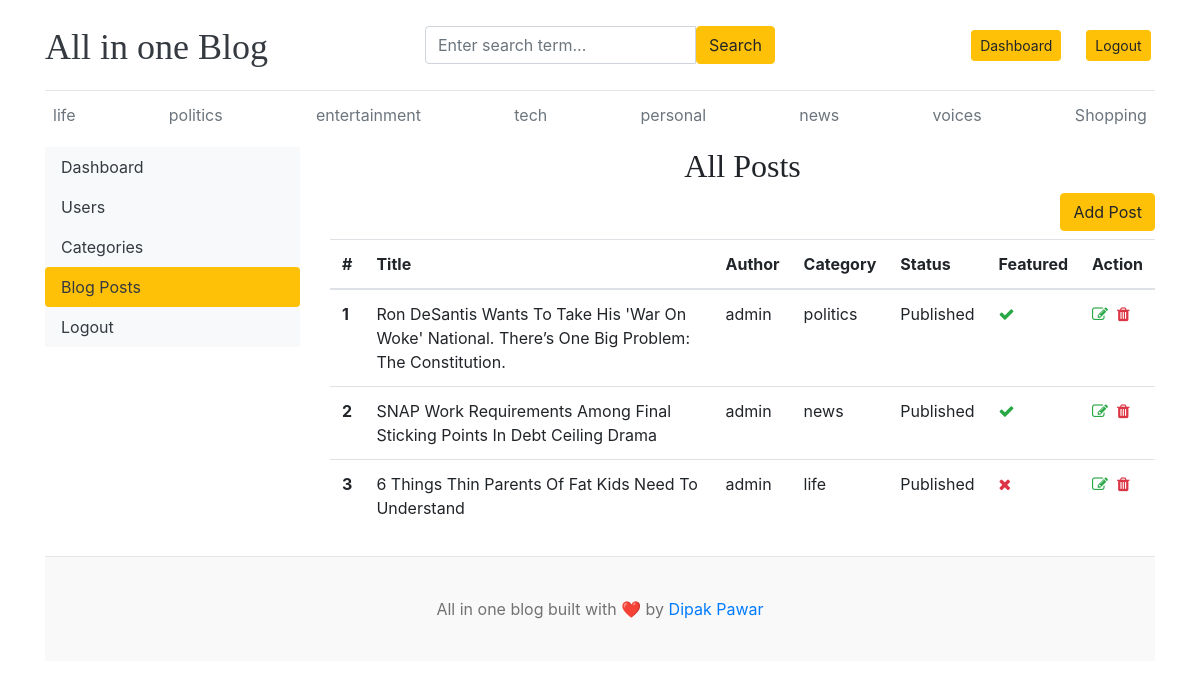
Before: /dashboard/posts (signed in) with the older database file.
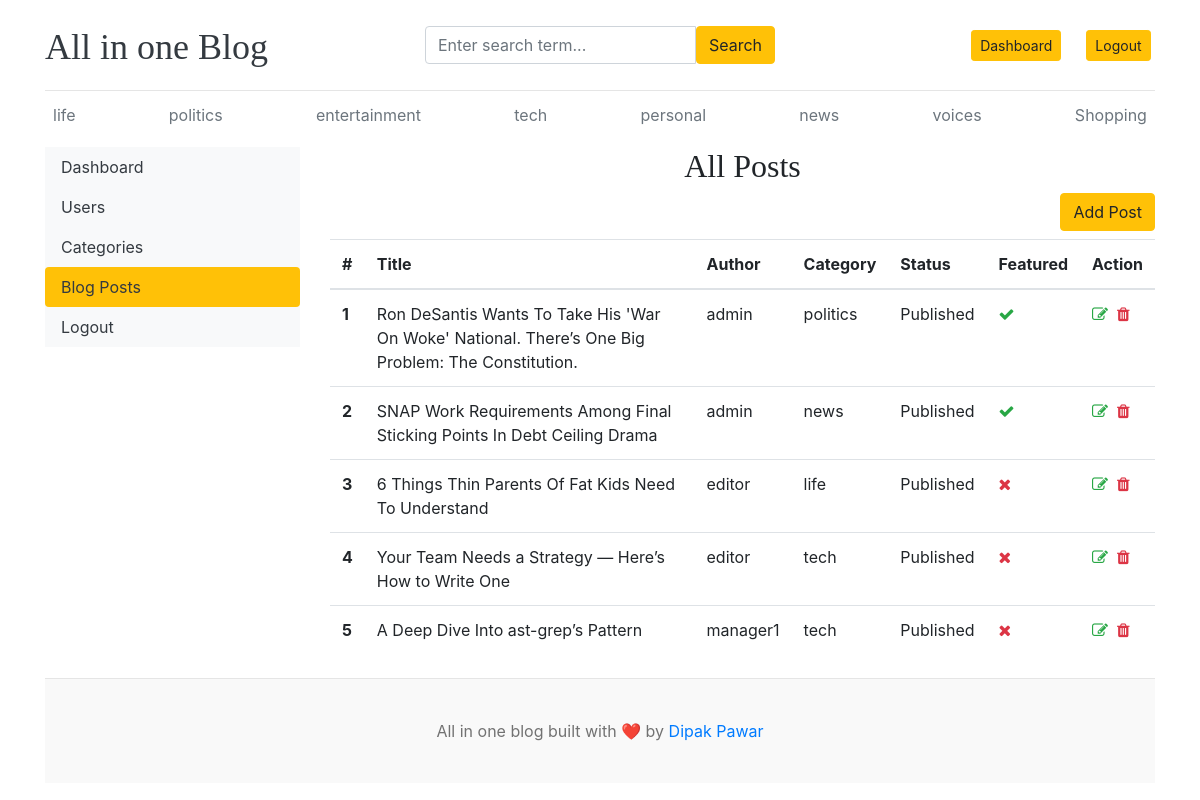
After: the same page with the newer database file.
### blog_app/models.py (models this page shows, shortened)
class TimeStampedModel(models.Model):
    created_at = models.DateTimeField(auto_now_add=True)
    updated_at = models.DateTimeField(auto_now=True)
    class Meta:
        abstract = True

class Category(TimeStampedModel):
    name = models.CharField(max_length=50, unique=True)
    class Meta:
        verbose_name_plural = "categories"
    def __str__(self):
        return self.name

class Blog(TimeStampedModel):
    title = models.CharField(max_length=500)
    slug = models.SlugField(max_length=500, unique=True)
    category = models.ForeignKey(
        Category, on_delete=models.CASCADE, related_name="blogs"
    )
    author = models.ForeignKey(User, on_delete=models.CASCADE)
    featured_image = models.ImageField(upload_to="uploads/%Y/%m/%d")
    short_description = models.TextField(max_length=2000)
    blog_body = models.TextField(max_length=5000)
    status = models.CharField(max_length=20, choices=STATUS_CHOICE, default="Draft")
    is_featured = models.BooleanField(default=False)

### dashboard/views.py (the view)
# urls.py: path("posts", DashboardPosts.as_view(), name="dashboard_posts"),
@method_decorator(login_required, name="dispatch")
@method_decorator(editor_or_admin_required, name="dispatch")
class DashboardPosts(TemplateView):
    template_name = "dashboard/posts/dashboard_posts.html"
    def get_context_data(self, **kwargs):
        context = super().get_context_data(**kwargs)
        posts = Blog.objects.all()
        context["posts"] = posts
        return context

### blog_app/context_processors.py (called while the page is built)
def get_categories(request):
    categories = Category.objects.all()
    social_apps = SocialLink.objects.all()
    return dict(
        tags=categories, social_apps=social_apps
    )  # This function only return the dictionary

### dashboard/permission_decorator.py (called while the page is built)
def editor_or_admin_required(function=None):
    actual_decorator = user_passes_test(
        lambda u: u.is_superuser
        or u.groups.filter(name__in=["Blog writer", "Manager"]).exists(),
        login_url="/dashboard/no-permission/",
        redirect_field_name=None,
    )
    return actual_decorator(function) if function else actual_decorator

### templates/dashboard/posts/dashboard_posts.html (shortened to what this page needs)
{% extends 'base.html' %}
{% block body_block %}
<div class="row">
    {% include 'dashboard/sidebar.html' %}
    <div class="col-md-9">
            <h2 style="text-align: center;">All Posts</h2>
            <a href="{% url 'dashboard_add_post' %}" class="btn btn-warning mb-2 float-right">Add Post</a>
            <table class="table table-hover">
                <thead>
                  <tr>
                    <th scope="col">#</th>
                    <th scope="col">Title</th>
                    <th scope="col">Author</th>
                    <th scope="col">Category</th>
                    <th scope="col">Status</th>
                    <th scope="col">Featured</th>
                    <th scope="col">Action</th>
                  </tr>
                </thead>
                <tbody>
                {% for post in posts %}
                <tr>
                    <th scope="row">{{forloop.counter}}</th>
                    <td>{{post.title}}</td>
                    <td>{{post.author}}</td>
                    <td>{{post.category}}</td>
                    <td>{{post.status}}</td>
                    <td>{% if post.is_featured %} <i class="fa fa-check text-success"></i>{% else %}<i class="fa fa-times text-danger"></i>{% endif %}</td>
                    <td>
                        <a href="{% url 'dashboard_edit_post' post.id %}"><i class="fa fa-edit text-success"></i></a>&nbsp;
                        <a href="{% url 'delete_post' post.id %}"><i class="fa fa-trash text-danger"></i></a>
                    </td>
                </tr>
                {% endfor %}
                </tbody>
              </table>
    </div>
</div>
{% endblock %}

### templates/base.html (shortened to what this page needs)
{% load static %}
<!DOCTYPE html>
<html lang="en">
<head>
    <link href="https://getbootstrap.com/docs/4.0/dist/css/bootstrap.min.css" rel="stylesheet">
    <link href="{% static 'css/blog.css' %}" rel="stylesheet">
    <link rel="stylesheet" href="https://cdnjs.cloudflare.com/ajax/libs/font-awesome/4.7.0/css/font-awesome.min.css">
  </head>
<body>
    <div class="container">
        <header class="blog-header py-3">
          <div class="row flex-nowrap justify-content-between align-items-center">
            <div class="col-4 pt-1">
              <a class="blog-header-logo text-dark" href="/">All in one Blog</a>
            </div>
            <div class="col-4">
              <form action="{% url 'search_category' %}" method="GET">
                <div class="input-group">
                  <input class="form-control" name="keyword" type="text" placeholder="Enter search term..." aria-label="Enter search term..." aria-describedby="button-search" />
                  <button class="btn btn-warning" id="button-search" type="submit">Search</button>
              </div>
              </form>
            </div>
            <div class="col-4 d-flex justify-content-end align-items-center">
              {% if not user.is_authenticated %}
                <a class="btn btn-sm btn-warning" href="{% url 'login_user' %}">Login</a> &nbsp;
                <a class="btn btn-sm btn-outline-secondary" href="{% url 'register_user' %}">Register</a>
              {% else %}
            <a class="btn btn-sm btn-warning" href="{% url 'dashboard' %}">Dashboard </a>&nbsp;
              <a class="btn btn-sm btn-warning" href="{% url 'logout_user' %}">Logout</a> &nbsp;
              {% endif %}
            </div>
          </div>
        </header>
        <div class="nav-scroller py-1 mb-2">
          <nav class="nav d-flex justify-content-between">
            {% for tag in tags %}
                <a class="p-2 text-muted" href="{% url 'post_by_category' tag.id %}">{{tag}}</a>
            {% endfor%}
          </nav>
        </div>
    {% block body_block %}{% endblock %}
<footer class="blog-footer mt-2">
    <p>All in one blog built with ❤️ by <a href="#">Dipak Pawar</a></p>
</footer>
</body>
</html>

### templates/dashboard/sidebar.html
<div class="col-md-3">
    <div class="nav flex-column nav-pills bg-light" aria-orientation="vertical">
        <a href="{% url 'dashboard' %}" class="nav-link text-dark {% if '/dashboard/' == request.path %}bg-warning {% endif %}">Dashboard</a>
        {% if perms.auth.view_user %}
            <a href="{% url 'dashboard_users' %}" class="nav-link text-dark {% if '/users' in request.path %}bg-warning {% endif %}">Users</a>
        {% endif %}
        <a href="{% url 'dashboard_categories' %}" class="nav-link text-dark {% if '/categories' in request.path %}bg-warning {% endif %}">Categories</a>
        <a href="{% url 'dashboard_posts' %}" class="nav-link text-dark {% if '/posts' in request.path %}bg-warning {% endif %}">Blog Posts</a>
        <a href="" class="nav-link text-dark">Logout</a>
    </div>
</div>

### all_in_one_blog/static/css/blog.css (style rules this page uses)
.blog-header { border-bottom: 1px solid #e5e5e5; }
.blog-header-logo { font-family: "Playfair Display", Georgia, "Times New Roman", serif; font-size: 2.25rem; }
h1, h2, h3, h4, h5, h6 { font-family: "Playfair Display", Georgia, "Times New Roman", serif; }
.blog-footer { padding: 2.5rem 0; color: #727272; text-align: center; background-color: #f9f9f9; border-top: .05rem solid #e5e5e5; }
.blog-footer p:last-child { margin-bottom: 0; }

Changed rows visible on the page:
changed Blog "6 Things Thin Parents Of Fat Kids Need To Understand": author "admin" → "editor"
added Blog: title "Your Team Needs a Strategy — Here’s How to Write One", author "editor", category "tech", status "Published", is_featured False (drawn)
added Blog: title "A Deep Dive Into ast-grep’s Pattern", author "manager1", category "tech", status "Published", is_featured False (drawn)
